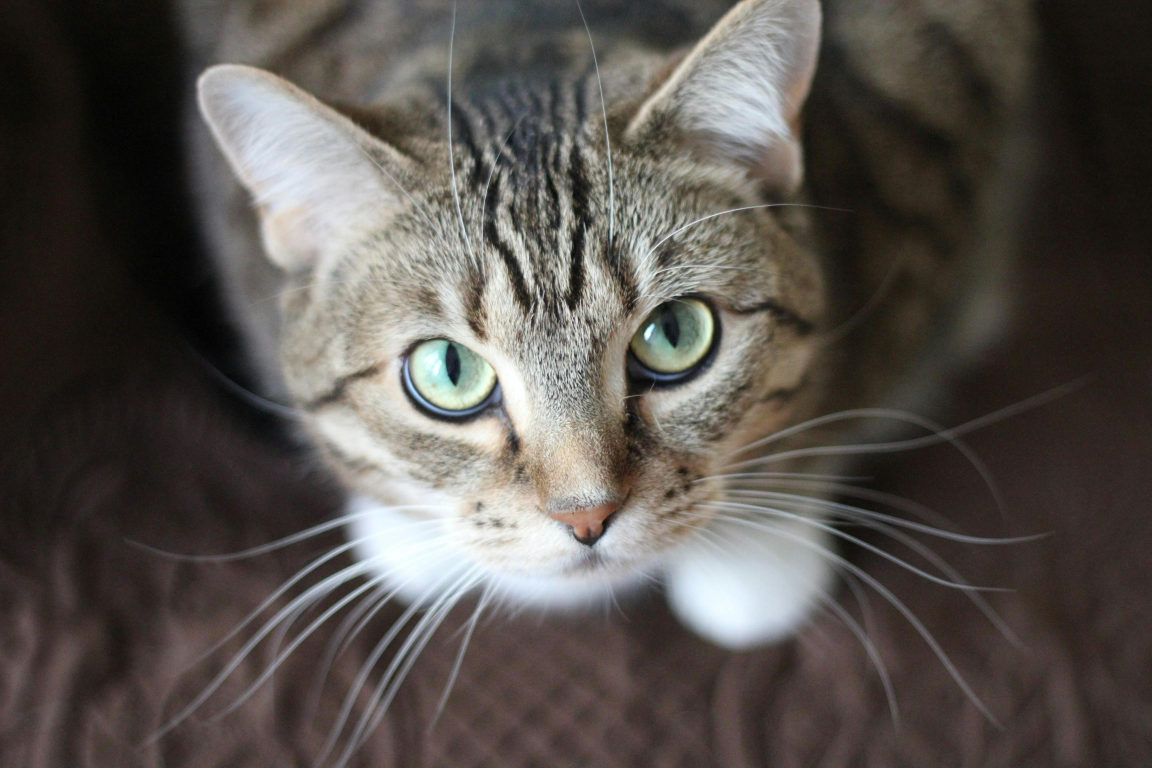
#> input picture DAY07 Histogram Computation/cat.jpg, 3456 x 2304 px (shown at 1/3 size)
$ jupyter execute --allow-errors CNN_Histogram_Computation_DAY07.ipynb
#> lines starting #> are read from the running program, lines starting #| are printed output that depends on the picture; after the words box and inside, x2 and y2 are one past the last pixel; in counts of white or black regions, pixels touching at a corner belong together
# Importing OpenCV and Python Libraries

[cell 1]
import numpy as np
import pandas as pd
import matplotlib.pyplot as plt
import seaborn as sns

[cell 2]
from google.colab.patches import cv2_imshow  #so that we can show the image
import cv2       # importing Open CV

from google.colab import files    # we are importing the file from the device
uploaded = files.upload()
#> the answer given: cat.jpg

# Uploading the image

[cell 3]
from google.colab.patches import cv2_imshow # Import the cv2_imshow function from google.colab.patches
import cv2

image = cv2.imread('cat.jpg')
#> image is the input picture: shape (2304, 3456, 3); mean B, G, R 77.9, 82.3, 87.6
print( image )        # this will print the matrix of the image
#> (printed output is left out)

cv2_imshow(image) # Use cv2_imshow instead of cv2.imshow

As it is a color image thats it gave 3 matrices for each pixel

# Shape of the image

[cell 4]
image.shape
#> Out = (2304, 3456, 3)

# Converting to Grey Scale Image

[cell 5]
gray_image = cv2.cvtColor(image, cv2.COLOR_BGR2GRAY)
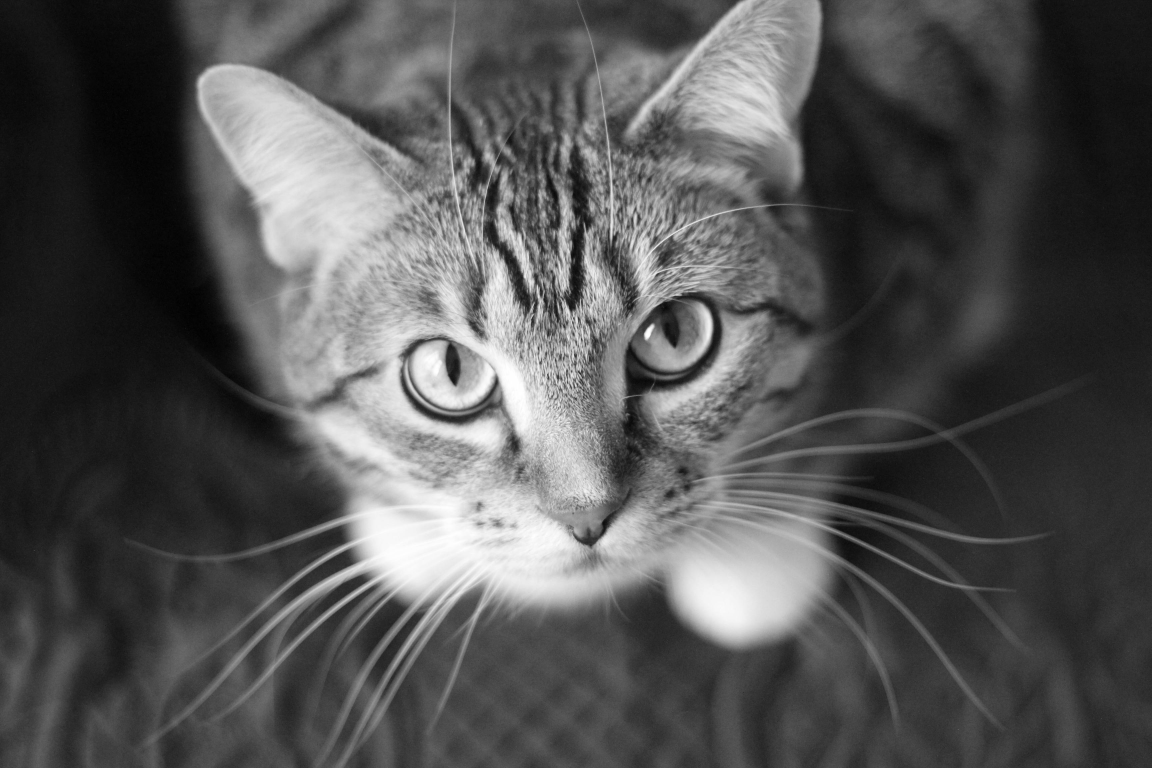
#> gray_image: shape (2304, 3456) (shown at 1/3 size); min 0, max 255, mean 83.4
cv2_imshow(gray_image)

Shape of the grey scale image

[cell 6]
gray_image.shape   # 550 x 367 that means it is 2153 x 2237 x 1 ... as it has ONLY COLOR CHANNEL
#> Out = (2304, 3456)

Saving the Gray Scale Image

[cell 7]
cv2.imwrite('gray_image.jpg', gray_image)
#> Out = True

[cell 8]
print (gray_image)              # matrices value of the grey image
#> (printed output is left out)

# Histogram Computation of the grayscale image

[cell 9]
gray_hist = cv2.calcHist([gray_image], [0], None, [256], [0, 256]) # we have to pass in a list of images , we dont have a list so we just gonna pass only 1 image
#> gray_hist = 256 values, max 90524 at index 21, min 130 at index 0, mean 31104

Then we pass the no of channels = index of the channel for which we want to compute the histogram  - - [0]

Provide a mask , we are not providing it right now so we keep it as  - - [ NONE ]

The bins we want to calculate for our histogram - - [ 256 ]

NOW WE write the range for all ossible pixel values - - [ 0 , 256 ]

[cell 10]
plt.figure(figsize = (10, 5))
plt.plot(gray_hist)

plt.title('Grayscale Histogram')
plt.xlabel('Bins')
plt.ylabel('No of pixels')

plt.xlim([0, 256])
plt.show()
#> figure, not shown here; curve peaks at x = 21, y = 90524

This represents , the no of Concentration of Pixels with their intensities like

There are around 20000 pixels with 120 Intensity

# Histogram of the Masked grayscale Image

[cell 11]
blank = np.zeros(gray_image.shape[:2], dtype = 'uint8') # we form a black image

mask = cv2.circle(blank, (gray_image.shape[1]//2, gray_image.shape[0]//2), 1000, 255, -1)
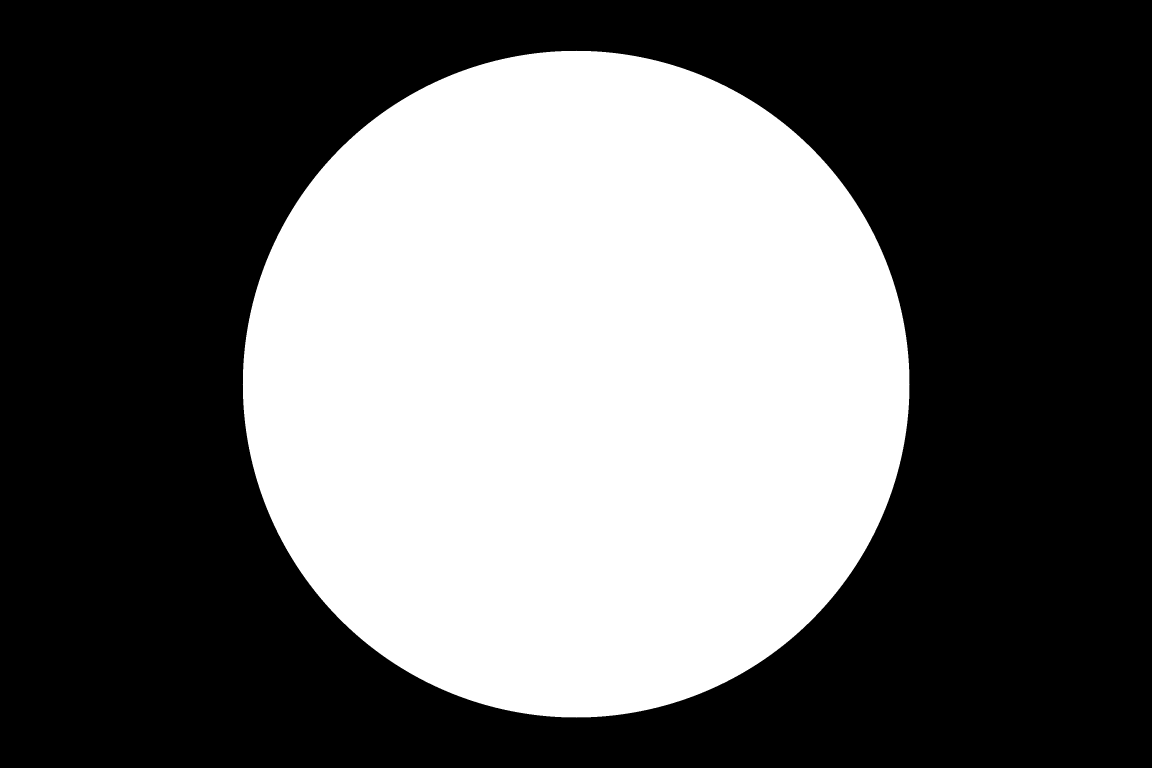
#> blank: shape (2304, 3456) (shown at 1/3 size); 39.5% white; 1 white region, box (x1, y1, x2, y2) and area: (728, 152, 2729, 2153) 3141549
cv2_imshow(mask)       # make a circle

masked = cv2.bitwise_and(gray_image, gray_image, mask = mask) # we use bitwise to mask the gray_image using the circle
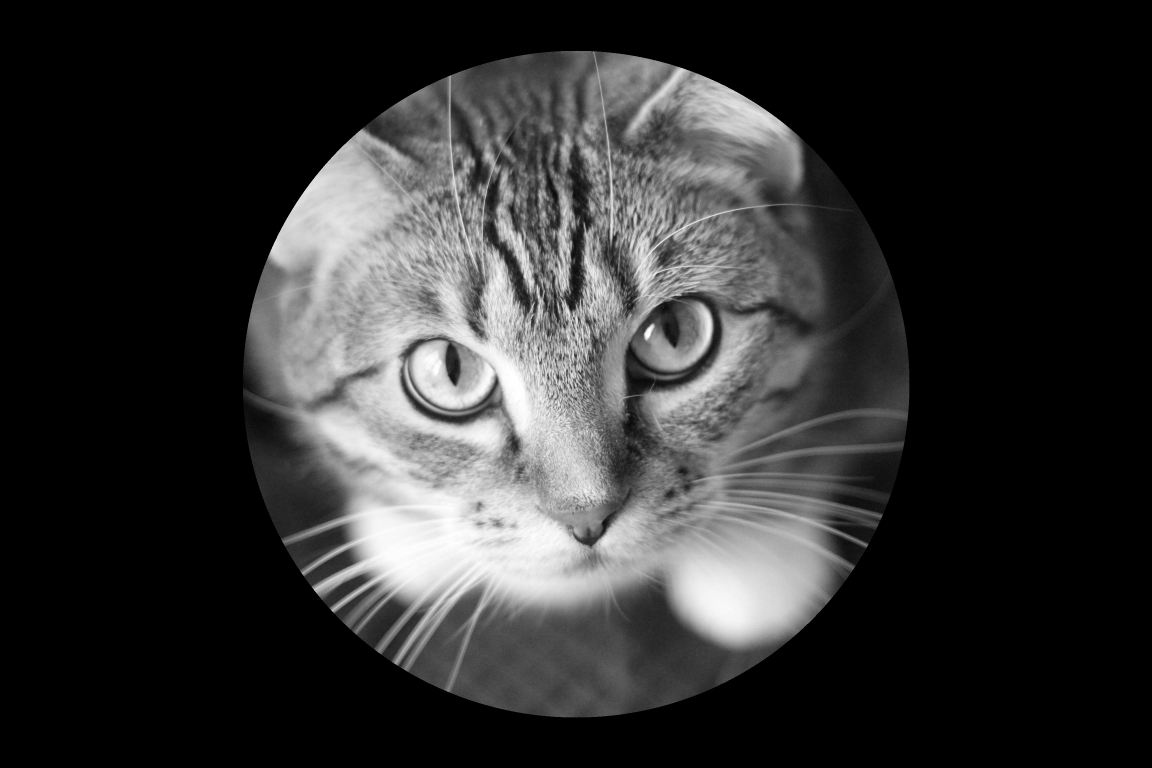
#> masked: shape (2304, 3456) (shown at 1/3 size); min 0, max 255, mean 50.2
cv2_imshow(masked)

* 100 is the radius
* 255 is the color
* -1 is the thickness
* gray_image.shape[1]//2, gray_image.shape[0]//2 is the shape

[cell 12]
gray_hist = cv2.calcHist([gray_image], [0], mask, [256], [0, 256]) # we have to pass in a list of images , we dont have a list so we just gonna pass only 1 image
#> gray_hist = 256 values, max 23865 at index 75, min 0 at index 0, mean 12271.7

Then we pass the no of channels = index of the channel for which we want to compute the histogram  - - [0]

Provide a mask , we are not providing it right now so we keep it as  - - [ mask ]

The bins we want to calculate for our histogram - - [ 256 ]

NOW WE write the range for all ossible pixel values - - [ 0 , 256 ]

[cell 13]
plt.figure(figsize = (10, 5))
plt.plot(gray_hist)

plt.title('Grayscale Histogram')
plt.xlabel('Bins')
plt.ylabel('No of pixels')

plt.xlim([0, 256])
plt.show()
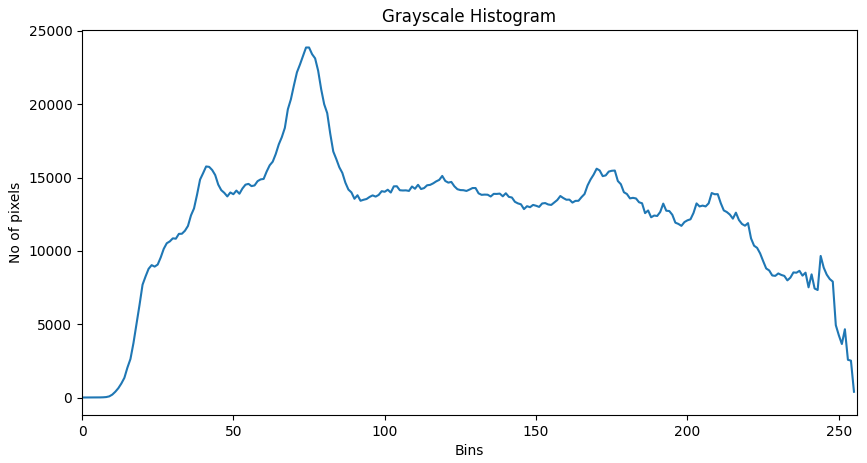
#> figure drawn by matplotlib, 1 panel; curve peaks at x = 75, y = 23865

This represents , the no of Concentration of Pixels with their intensities like

There are around 20000 pixels with 120 Intensity

# This is Colorful histogram for the original image

Here we run the loop then print the how many pixels have that intensity of blue that is in the bins between 0 to 256

again we do this for g , how many pixels have a certain insity of red --that is in the bins

Here we run the loop then print the how many pixels have that intensity of green  that is in the bins between 0 to 256

[cell 14]
plt.figure(figsize = (10, 5))
#> (the rest of this cell did not finish here and is left out)

Here we have Plotted an histogram computation of the entire image

# Histogram Using the Masking of Colorful Image

[cell 15]
blank = np.zeros(gray_image.shape[:2], dtype = 'uint8') # we form a black image

mask = cv2.rectangle(blank , (200, 200), (2500, 2500), 255, -1) # we make a rectangular mask
#> blank: shape (2304, 3456); 60.8% white; 1 black region, box (x1, y1, x2, y2) and area: (0, 0, 3456, 2304) 3121320
cv2_imshow(mask)

masked = cv2.bitwise_and(image, image, mask = mask ) # This prints the masked image of the colorful cat picture with the mask
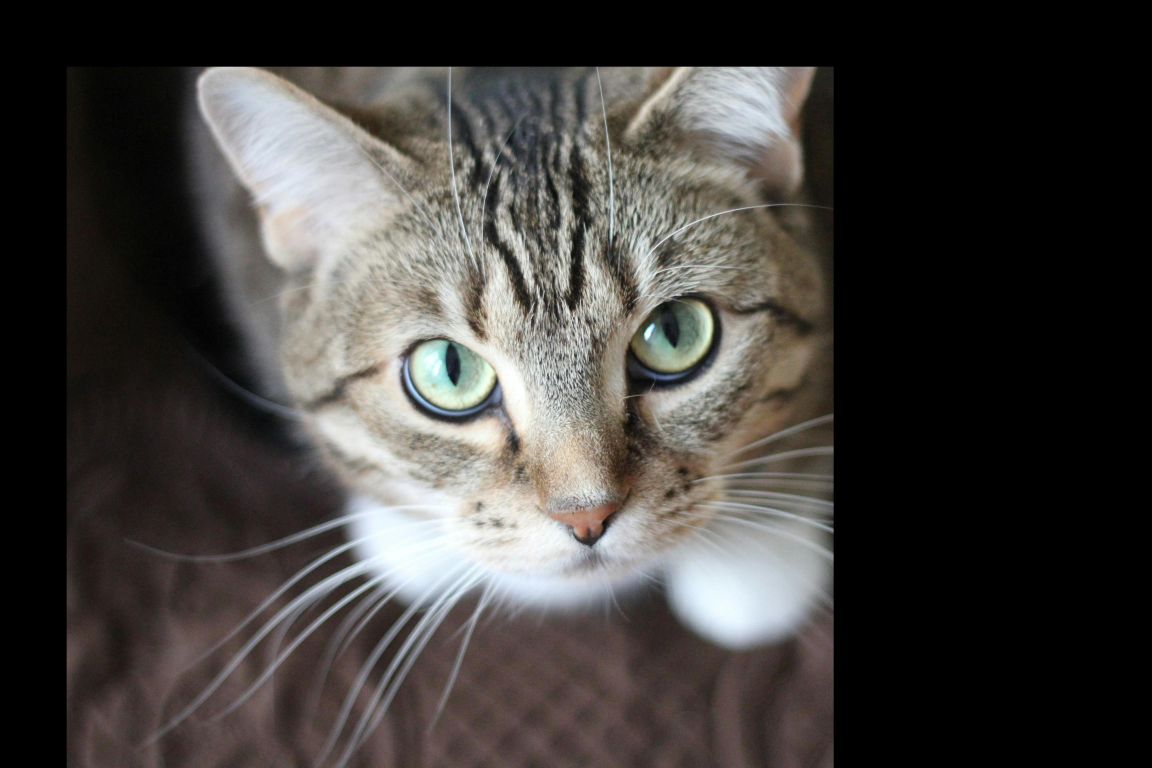
#> masked: shape (2304, 3456, 3) (shown at 1/3 size); mean B, G, R 61.2, 63.8, 66.6
cv2_imshow(masked)
